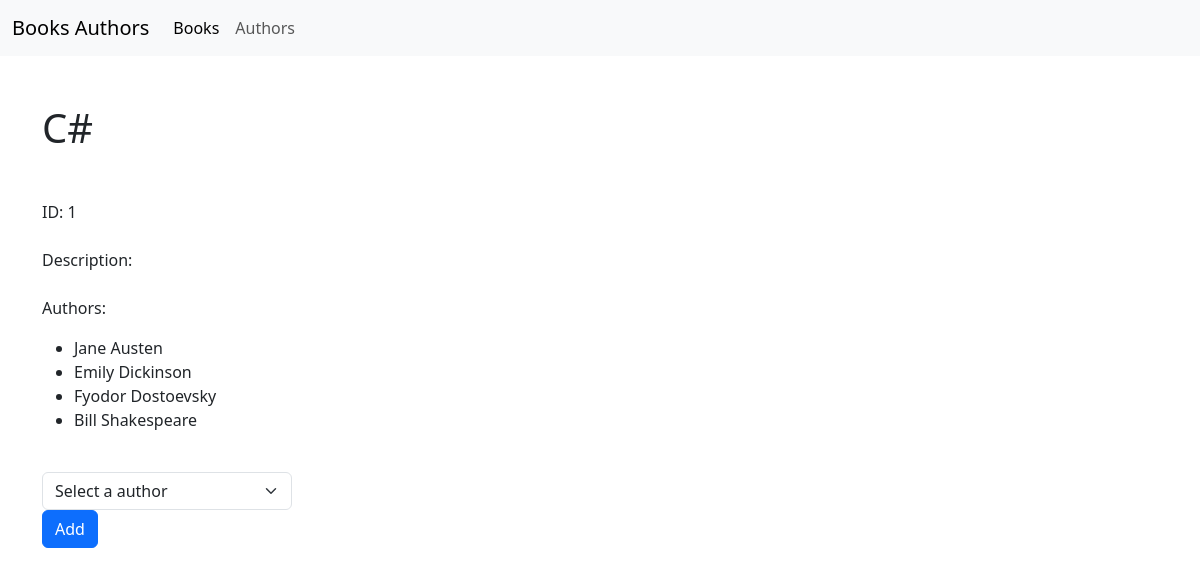
Screenshot of /books/1 with the database file from the repository.
### books_authors_app0/models.py (models this page shows, shortened)
class Book(models.Model):
    title = models.CharField(max_length=100)
    description = models.TextField()
    created_at = models.DateTimeField(auto_now_add=True)
    updated_at = models.DateTimeField(auto_now=True)
    authors = models.ManyToManyField(Author)

class Author(models.Model):
    first_name = models.CharField(max_length=50)
    last_name = models.CharField(max_length=50)
    created_at = models.DateTimeField(auto_now_add=True)
    updated_at = models.DateTimeField(auto_now=True)
    note = models.TextField()
    def __str__(self):
        return f"{self.first_name} {self.last_name}"

### books_authors_app0/views.py (the view)
# urls.py: path('books/<int:pk>',views.book_details, name='details'),
def book_details(request, pk):
    book = get_object_or_404(Book, id=pk)
    book_authors = book.authors.all()
    authors = Author.objects.all()
    context = {'book': book, 'book_authors': book_authors, 'authors': authors}
    return render(request, "book_details.html", context)

### templates/book_details.html (shortened to what this page needs)
{% extends './base.html' %}
{% block content %}
        <div class="row mt-5">
            <h1 class="mb-5">{{book.title}}</h1>
            <div>
                <span class="bold">ID</span>: {{book.id}} <br> <br>
                <span >Description</span>: {{book.description}}  <br><br>
                <div >
                    <p>Authors:</p>
                    <ul>
                        {% for author in book_authors %}
                        <li >
                          {{author.first_name}} {{author.last_name}}
                        </li>
                        {% endfor %}
                      </ul>
                </div>
                <br>
                <form method="POST" action="{% url 'books_authors_app0:add_book' pk=book.id %}">
                    <div style="max-width: 250px">
                    <select  name="bbb" class="form-select"  >
                        <option selected>Select a author</option>
                    </select>
                    </div>
                <button type="submit" class="btn btn-primary">Add</button>
                </form>
            </div>
        </div>
{% endblock content %}

### rows the page displays
Book: title "C#", id "1"
Author: first_name "Jane", last_name "Austen"
Author: first_name "Emily", last_name "Dickinson"
Author: first_name "Fyodor", last_name "Dostoevsky"
Author: first_name "Bill", last_name "Shakespeare"
